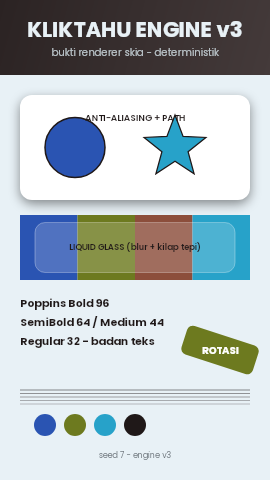
#> input picture bukti/2a-renderer/proof_fast.png, 270 x 480 px
$ python -i render.py   (imports and definitions only)
#> lines starting #> are read from the running program, lines starting #| are printed output that depends on the picture
#!/usr/bin/env python3
"""Renderer video Shorts 9:16 - terang & minimalis, animasi kinetik + ikon bergerak."""
import argparse, json, math, os, sys, time
from PIL import Image, ImageDraw, ImageFont, ImageFilter
import diagrams
import mesin_util

BASE = os.path.dirname(os.path.abspath(__file__))
BUILD = os.environ.get("KT_BUILD") or os.path.join(BASE, "..", "build")
FDIR = os.path.join(BASE, "fonts")
W, H = 1080, 1920
SS = float(os.environ.get("KT_SS", "2.0"))  # mesin v2: supersample default 2.0 (env KT_SS)
SHARPEN = float(os.environ.get("KT_SHARPEN", "45"))  # penajam tepi setelah downscale (0 = mati)
CREAM = (246, 241, 232)
INK = (24, 24, 31)
MUTED = (128, 122, 114)
WHITE = (255, 255, 255)
TRACK = (229, 222, 209)

FB, FS, FM, FR = "Poppins-Bold.ttf", "Poppins-SemiBold.ttf", "Poppins-Medium.ttf", "Poppins-Regular.ttf"
_F = {}


# [5 lines left out: function font, not called in this run]


def S(v):
    return v * SS


def hexc(h):
    h = h.lstrip("#")
    return tuple(int(h[i:i + 2], 16) for i in (0, 2, 4))


def mix(a, b, t):
    t = max(0.0, min(1.0, t))
    return tuple(int(round(a[i] + (b[i] - a[i]) * t)) for i in range(3))


def clamp(v, a=0.0, b=1.0):
    return a if v < a else (b if v > b else v)


def eo(t):
    t = clamp(t); return 1 - (1 - t) ** 3


def eio(t):
    t = clamp(t); return t * t * (3 - 2 * t)


def eob(t, c1=1.35):
    t = clamp(t); return 1 + (c1 + 1) * (t - 1) ** 3 + c1 * (t - 1) ** 2


def seg(t, a, b):
    """progress 0..1 untuk rentang [a,b]."""
    return clamp((t - a) / max(1e-6, b - a))


# ---------- teks ----------
_tmp = Image.new("RGB", (8, 8)); _td = ImageDraw.Draw(_tmp)


def tw(text, f):
    return _td.textlength(text, font=f) / SS


def tlh(f):
    a, d = f.getmetrics(); return (a + d) / SS


# [105 lines left out: functions tlayer, paste_c, paste_l, paste_tl, fit_size, wrap and 4 more, not called in this run]


def circ(base, cx, cy, r, color):
    ImageDraw.Draw(base).ellipse([S(cx - r), S(cy - r), S(cx + r), S(cy + r)], fill=color)


def ring(base, cx, cy, r, color, width):
    ImageDraw.Draw(base).ellipse([S(cx - r), S(cy - r), S(cx + r), S(cy + r)],
                                 outline=color, width=max(1, int(S(width))))


def ell(base, x0, y0, x1, y1, fill=None, outline=None, width=3):
    ImageDraw.Draw(base).ellipse([S(x0), S(y0), S(x1), S(y1)], fill=fill, outline=outline,
                                 width=max(1, int(S(width))))


# ---------- ikon ----------
# [544 lines left out: functions ic_molecule, ic_sugar, ic_orbit, ic_brain, ic_asteroid, ic_wave and 15 more, not called in this run]


ICONS = {"molecule": ic_molecule, "sugar": ic_sugar, "orbit": ic_orbit, "brain": ic_brain, "asteroid": ic_asteroid,
         "wave": ic_wave, "money": ic_money, "key": ic_key, "phone": ic_phone,
         "calendar": ic_calendar, "clock": ic_clock, "padi": ic_padi, "moonrise": ic_moonrise,
         "shadow": ic_shadow, "sun": ic_sun, "warning": ic_warning,
         "comet": ic_comet, "orion": ic_orion, "moonset": ic_moonset,
         "subduct": ic_subduct, "shield": ic_shield}


# ---------- upgrade mesin: teks kaya, angka bergerak, tata letak baru ----------
import re as _re

LAYOUT_LOG = {}


# [55 lines left out: functions split_hl, paste_tl_rich, stat_parts, count_str, not called in this run]


# ---------- latar ----------
BLOBS = [(0.16, 0.20, 430, 0.0), (0.88, 0.52, 360, 1.9), (0.28, 0.86, 320, 3.4)]


BG_MOON = False
BG_SUN = False
BG_METEOR = False


# [114 lines left out: functions draw_meteor_bg, draw_bg, draw_header, caption_pill, not called in this run]


# ---------- kartu fakta (cached) ----------
_CARD_CACHE = {}


# [443 lines left out: functions card_layer, paste_card, draw_fact, draw_fact_hero, draw_fact_compare, draw_fact_steps and 4 more, not called in this run]


# ---------- render ----------
META = {}


# [90 lines left out: functions _zoom_img, _wipe_img, _scene_index, _content_image, _camera, _shake_amount, not called in this run]


_VIG_CACHE, _VIG_DARK, _GRAIN_CACHE = {}, {}, {}


# [80 lines left out: functions _vignette, _grain, _finish, not called in this run]


_MP = {}


# [6 lines left out: function _mp_init, not called in this run]


def _mp_one(i):
    render_frame(i / _MP["fps"], _MP["total"], _MP["scenes"], _MP["meta"],
                 os.path.join(_MP["outdir"], f"f_{i:05d}.png"))
    return i


# [130 lines left out: functions render_frame, main, not called in this run]


# [2 lines not run here, left out]

>>> import cv2
>>> picture = cv2.imread('bukti/2a-renderer/proof_fast.png', cv2.IMREAD_GRAYSCALE)
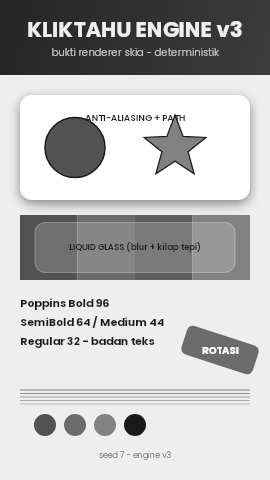
#> picture: shape (480, 270); min 25, max 255, mean 187.2
#> (the run stopped early here; a loop or call above may not have finished)

$ run again, on bukti/2b-motion/proof_b_fast.png
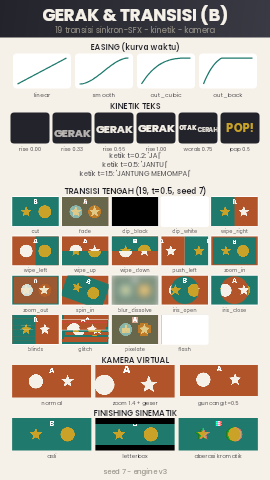
#> input picture bukti/2b-motion/proof_b_fast.png, 270 x 480 px
#> `picture = cv2.imread('bukti/2a-renderer/proof_fast.png', cv2.IMREAD_GR..`:
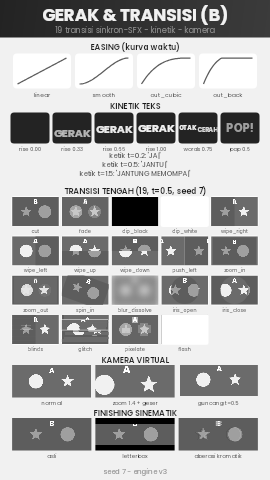
#> picture: shape (480, 270); min 0, max 255, mean 176.2

$ run again, on bukti/2c-align/proof_c_fast.png
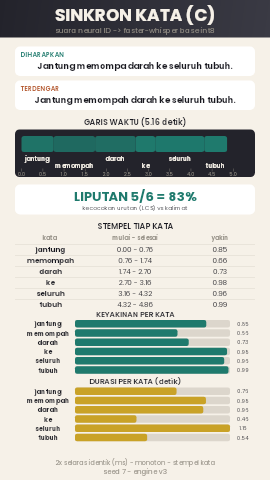
#> input picture bukti/2c-align/proof_c_fast.png, 270 x 480 px
#> `picture = cv2.imread('bukti/2a-renderer/proof_fast.png', cv2.IMREAD_GR..`:
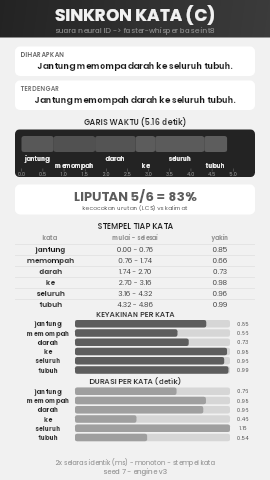
#> picture: shape (480, 270); min 24, max 255, mean 196.7
